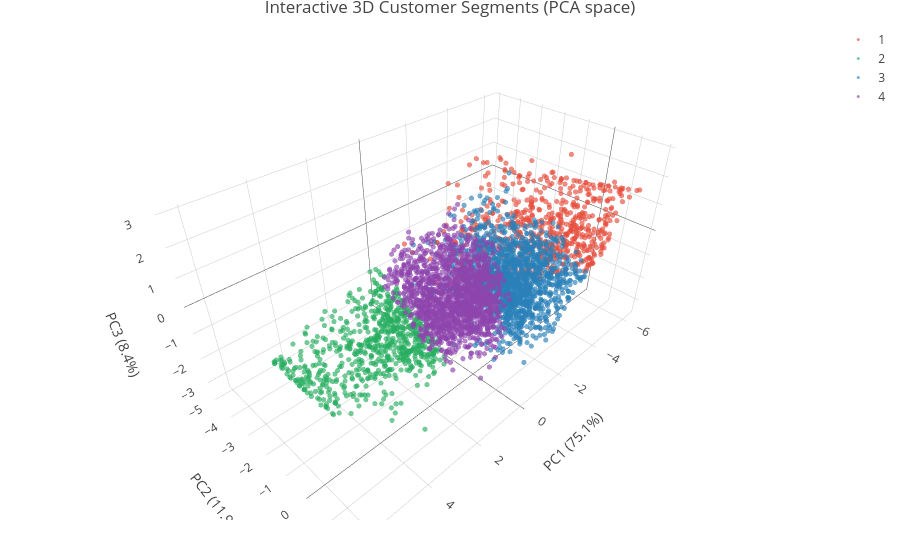

The notebook cell this image was saved under:
### Markdown cell above
### 8.3 Interactive 3D visualisation with Plotly — *Deliverable 11*

Rotate, zoom and hover to inspect individual customers. The third component adds the separation
that is lost when the 8-dimensional space is flattened to two.

### Code cell
plot_ly(pca_df, x = ~PC1, y = ~PC2, z = ~PC3, color = ~Cluster,
        colors = c("#e74c3c", "#27ae60", "#2980b9", "#8e44ad"),
        type = "scatter3d", mode = "markers",
        marker = list(size = 3, opacity = 0.65),
        hoverinfo = "text",
        text = ~paste0("Customer: ", CustomerID,
                       "<br>Cluster: ", Cluster,
                       "<br>Recency: ", round(Recency), " days",
                       "<br>Frequency: ", Frequency,
                       "<br>Monetary: ", format(round(Monetary, 2), big.mark = ","))) %>%
  layout(title = "Interactive 3D Customer Segments (PCA space)",
         scene = list(
           xaxis = list(title = sprintf("PC1 (%.1f%%)", var_df$Proportion[1])),
           yaxis = list(title = sprintf("PC2 (%.1f%%)", var_df$Proportion[2])),
           zaxis = list(title = sprintf("PC3 (%.1f%%)", var_df$Proportion[3]))))

### Figure 1 — Plotly figure (JSON) as saved in the notebook; plotly's stock layout.template omitted (floating-point values rounded to 4 significant figures; data arrays with more than 128 entries replaced by an {"elided": "..."} marker saying what was removed)
{"data": [{"error_x": {"color": "rgba(231,76,60,1)"}, "error_y": {"color": "rgba(231,76,60,1)"}, "hoverinfo": {"elided": "627 str values"}, "line": {"color": "rgba(231,76,60,1)"}, "marker": {"color": "rgba(231,76,60,1)", "line": {"color": "rgba(231,76,60,1)"}, "opacity": 0.65, "size": 3}, "mode": "markers", "name": "1", "text": {"elided": "627 str values"}, "textfont": {"color": "rgba(231,76,60,1)"}, "type": "scatter3d", "x": {"elided": "627 float values"}, "y": {"elided": "627 float values"}, "z": {"elided": "627 float values"}}, {"error_x": {"color": "rgba(39,174,96,1)"}, "error_y": {"color": "rgba(39,174,96,1)"}, "hoverinfo": {"elided": "708 str values"}, "line": {"color": "rgba(39,174,96,1)"}, "marker": {"color": "rgba(39,174,96,1)", "line": {"color": "rgba(39,174,96,1)"}, "opacity": 0.65, "size": 3}, "mode": "markers", "name": "2", "text": {"elided": "708 str values"}, "textfont": {"color": "rgba(39,174,96,1)"}, "type": "scatter3d", "x": {"elided": "708 float values"}, "y": {"elided": "708 float values"}, "z": {"elided": "708 float values"}}, {"error_x": {"color": "rgba(41,128,185,1)"}, "error_y": {"color": "rgba(41,128,185,1)"}, "hoverinfo": {"elided": "1483 str values"}, "line": {"color": "rgba(41,128,185,1)"}, "marker": {"color": "rgba(41,128,185,1)", "line": {"color": "rgba(41,128,185,1)"}, "opacity": 0.65, "size": 3}, "mode": "markers", "name": "3", "text": {"elided": "1483 str values"}, "textfont": {"color": "rgba(41,128,185,1)"}, "type": "scatter3d", "x": {"elided": "1483 float values"}, "y": {"elided": "1483 float values"}, "z": {"elided": "1483 float values"}}, {"error_x": {"color": "rgba(142,68,173,1)"}, "error_y": {"color": "rgba(142,68,173,1)"}, "hoverinfo": {"elided": "1522 str values"}, "line": {"color": "rgba(142,68,173,1)"}, "marker": {"color": "rgba(142,68,173,1)", "line": {"color": "rgba(142,68,173,1)"}, "opacity": 0.65, "size": 3}, "mode": "markers", "name": "4", "text": {"elided": "1522 str values"}, "textfont": {"color": "rgba(142,68,173,1)"}, "type": "scatter3d", "x": {"elided": "1522 float values"}, "y": {"elided": "1522 float values"}, "z": {"elided": "1522 float values"}}], "layout": {"hovermode": "closest", "margin": {"b": 40, "l": 60, "r": 10, "t": 25}, "scene": {"xaxis": {"title": "PC1 (75.1%)"}, "yaxis": {"title": "PC2 (11.9%)"}, "zaxis": {"title": "PC3 (8.4%)"}}, "showlegend": true, "title": "Interactive 3D Customer Segments (PCA space)"}}
